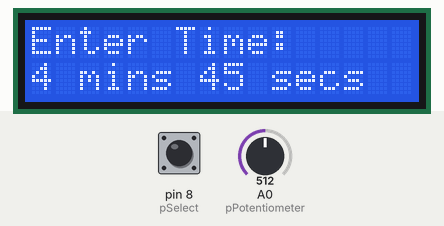
Recording of a sketch running on a simulated Arduino Uno, built for the host (arithmetic inside an expression is 32-bit, double 64-bit). Parts: 16×2 character LCD. Inputs (shaded band) come from the test bench; at power-on: pin 8 (pSelect) LOW, A0 (pPotentiometer) = 512.

Above: at 1.2 s.
1.3 s: pin 8 (pSelect) pulled HIGH for 0.15 s
At 2.0 s:
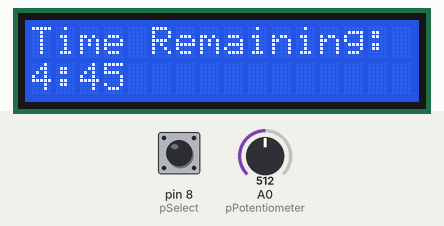
2.9 s: pin 8 (pSelect) pulled HIGH for 1 s
At 2.91 s:
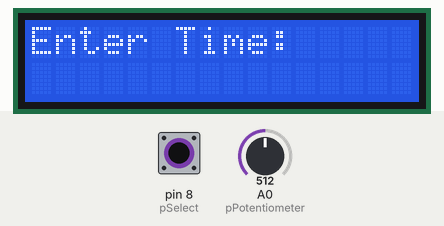
5.4 s: A0 (pPotentiometer) set to 716
At 6.6 s:
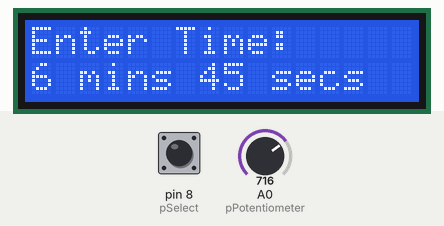
6.9 s: A0 (pPotentiometer) set to 900
8.4 s: A0 (pPotentiometer) set to 1010
At 9.1 s:
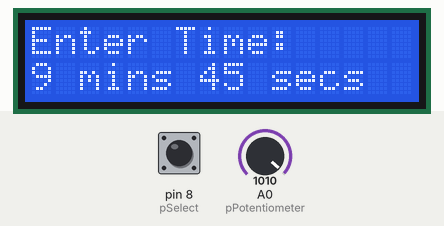
Timing chart, 0 to 10.9 s (numbered marks = the images above; inputs shaded):
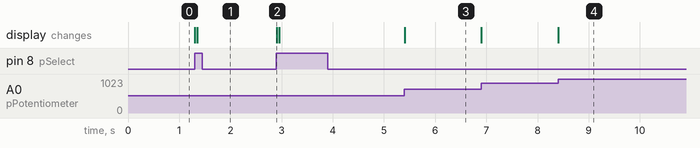

Measured:
- after the input at 1.3 s, the display: first changes at once (image 1 shows a later state)
- after the input at 2.9 s, the display: changes at once (image 2)
- after the input at 5.4 s, the display: changes at once (image 3)
- after the input at 8.4 s, the display: changes at once (image 4)

The sketch:

LEDStripTimer.ino
```cpp
/*
  Base of project is LiquidCrystal Library - Hello World

 http://www.arduino.cc/en/Tutorial/LiquidCrystalHelloWorld


//states in following program

1 - Menu, where you select time to count
2 - Timer, where program counts down
more can be included later for more uses to the LED Bar
*/

// include the library code:
#include <LiquidCrystal.h>
#include <FastLED.h>

//defines
#define MAX_TIME_MINS 10
#define MAX_TIME MAX_TIME_MINS*60/15  //get max time in 15 second intervals
#define NUM_LEDS 60
#define DATA_PIN 9

//function prototypes
void setScreen(int state);
void updateTimer(int* prevTime);
void showInputTime();
void showCountdown(int secs);
void timerFinish();
void updateLEDStrip(unsigned long* time);

// initialize the library by associating any needed LCD interface pin
// with the arduino pin number it is connected to
const int rs = 12, en = 11, d4 = 5, d5 = 4, d6 = 3, d7 = 2;

//const for potPin and select button
const int pPotentiometer = A0;
const int pSelect = 8;


//globals
int bSelect;
int bPrevSelect = LOW;

int potVal;
uint16_t timeInput = 0;      // timer var to hold the time (only need positive)
int totalSeconds;
uint16_t stateCount;
unsigned long timeStart = 0;
unsigned long ledTimer = 0;
uint16_t ledsRemaining;
uint16_t mappedTimer;


LiquidCrystal lcd(rs, en, d4, d5, d6, d7);
CRGB leds[NUM_LEDS];

void setup() {

  FastLED.addLeds<NEOPIXEL, DATA_PIN>(leds, NUM_LEDS);  // GRB ordering is assumed

  stateCount = 0;
  ledsRemaining = NUM_LEDS;

  // set up the LCD's number of columns and rows:
  lcd.begin(16, 2);
  // Print a message to the LCD.
  pinMode(pPotentiometer, INPUT);
  pinMode(pSelect, INPUT);

  setScreen(stateCount);
}

//timer application
void loop() {
  //poll the button to see that it works
  bSelect = digitalRead(pSelect);

  //need to change state and debounce the button input (from arduino example)
  if(bSelect != bPrevSelect){

    if (bSelect == HIGH) {                        // only toggle the state if the new button state is HIGH
      stateCount++;
      timeStart = millis();
      ledTimer = millis();
      mappedTimer = totalSeconds / NUM_LEDS * 1000;   // find out how often you need to turn off an LED
      //if it goes over, reset state to 0
      if(stateCount >= 2){
        stateCount = 0;
      }
      setScreen(stateCount);
    }
    //delay a bit to avoid bouncing
    delay(50);
  }
  bPrevSelect = bSelect;              //change prevSelect to new value

  //if in state 0(menu), repeatitly get the current state of the pot and output it to the timer
  if(stateCount == 0){
    potVal = analogRead(pPotentiometer)/5 * 5;
    timeInput = map(potVal, 0, 1023, 0, MAX_TIME);
    totalSeconds = timeInput*15;
    showInputTime();
  } else if(stateCount == 1){
    updateTimer(&timeStart);
    if(totalSeconds < 0){            //check to see if timer has finished
      timerFinish();
    }
    showCountdown(totalSeconds);
  }
}

//
//FUNCTIONS
//

//resets screen and sets screen for either state
void setScreen(int state){
  lcd.clear();
  if(state == 1){
    lcd.setCursor(0, 0);
    lcd.print("Time Remaining:");
  } else{
    lcd.setCursor(0, 0);
    lcd.print("Enter Time:");
  }
}
//updates the time being input to the screen
void showInputTime(){
  char curTime[15];
  sprintf(curTime, "%d mins %.2d secs", timeInput/4,(timeInput%4)*15);
  lcd.setCursor(0, 1);
  lcd.print(curTime);
}
//updates the LCD to display the right time
void showCountdown(int secs){
  char timeRemaining[6];

  lcd.setCursor(0, 1);
  sprintf(timeRemaining, "%d:%.2d", secs/60, secs%60);
  lcd.print(timeRemaining);

}

//updates the timer every 1000 ms
void updateTimer(unsigned long* prevTime){
  if(millis() - *prevTime >= 1000){
    *prevTime = millis();
    totalSeconds--;
  }
}

//timer finish will pulse red on the LED Strip and reset to menu
void timerFinish(){
  //led strip red

  lcd.clear();
  lcd.setCursor(0,0);
  lcd.print("Timer Complete!");
  delay (5000);     //5 sec delay before reset
  stateCount = 0;
  setScreen(stateCount);
}

void updateLEDStrip(unsigned long* time){
  if(millis() - *time >= mappedTimer){
    *time = millis();
    ledsRemaining--;
  }
}

void displayLEDStrip(){
  int colorLED = map(ledsRemaining, 0, NUM_LEDS, 0, 96);
  for(int i = 0; i < ledsRemaining; i++)
  {
    leds[i] = CHSV (colorLED,255,192);
  }
  FastLED.show();
}
```
